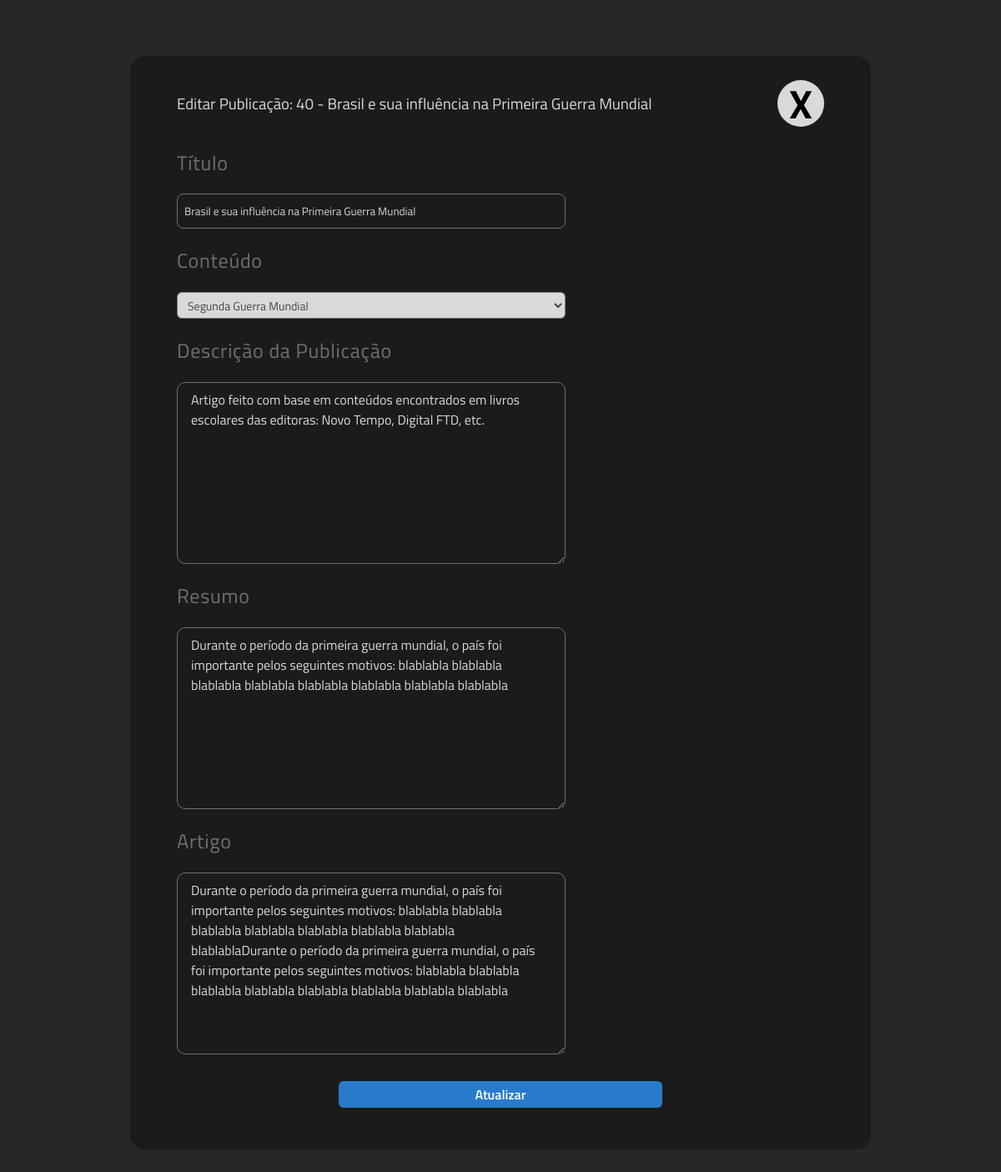
The app's page /pages/publicacoes/publicacoes_upd_scr.php?id=40 (signed in) with its own data.
### tables this page shows
CREATE TABLE `publicacoes` (
  `id` int(11) NOT NULL,
  `titulo` varchar(100) NOT NULL,
  `descricao` varchar(255) NOT NULL,
  `resumo` longtext NOT NULL,
  `artigo` longtext NOT NULL,
  `conteudo` int(11) NOT NULL,
  `usuario` int(11) NOT NULL,
  `datahora_publicacao` datetime NOT NULL
);

CREATE TABLE `conteudos` (
  `id` int(11) NOT NULL,
  `nome` varchar(80) NOT NULL,
  `materia` int(11) DEFAULT NULL
);

### pages/publicacoes/publicacoes_upd_scr.php (the view, shortened to what this page needs)
<?php
    if(!empty($_GET['id'])){
        include('../../database/conexao.php');
        $sqlPub = "SELECT * FROM publicacoes WHERE id =".ID_PUB;
        $resultPub = $mysqli->query($sqlPub);
        if($resultPub->num_rows == 1){
            $publicacao_data = mysqli_fetch_assoc($resultPub);
            $tituloPub = $publicacao_data['titulo'];
            $descricaoPub = $publicacao_data['descricao'];
            $conteudoPub = $publicacao_data['conteudo'];
            $resumoPub = $publicacao_data['resumo'];
            $artigoPub = $publicacao_data['artigo'];
            $sqlPubConteudo = "SELECT * FROM conteudos WHERE id =".$conteudoPub;
            $resultPubConteudo = $mysqli->query($sqlPubConteudo) or die(mysql_error());
        }
    } else{
        header("location: ../users/home.php");
    }
?>
<!DOCTYPE html>
<html>
    <head>
        <link rel="stylesheet" href="../../styles/publicar.css">
    </head>
    <body onload="formUpdPub.txtTitulo.focus();">
        <div class = "publish-box">
            <div class = "header-publish-box">
                <h3>Editar Publicação: <?php echo ID_PUB." - ".$tituloPub ?></h3>
                <a href="../users/home.php"> <img src = "../../assets/x.svg" alt = "Sair"> </a>
            </div>
            <form id="formUpdPub" name="formUpdPub" action='publicacoes_upd_prc.php' method='POST' onsubmit="return formUpdPubOnSubmit();">
                <h2> Título </h2>
                <input type="text" name="txtTitulo" id="txtTitulo" value="<?php echo $tituloPub;?>">
                <h2> Conteúdo </h2>
                <select name="cbxConteudo" id="cbxConteudo">
                    <option value="<?php echo $conteudoPub;?>" selected>
                        <?php
                            $conteudo = mysqli_fetch_array($resultPubConteudo);
                            echo $conteudo['nome'];
                        ?>
                    </option>
                </select>
                <h2> Descrição da Publicação </h2>
                <textarea name="txtDesc" id="txtDesc"><?php echo $descricaoPub?></textarea>
                <h2>Resumo</h2>
                <textarea name="txtResumo" id="txtResumo" ><?php echo $resumoPub; ?></textarea>
                <h2>Artigo</h2>
                <textarea name="txtArt" id="txtArt" ><?php echo $artigoPub; ?></textarea>
            </form>
            <button type="submit" name="updPub" id="updPub" form = "formUpdPub">Atualizar</button>
        </div>
    </body>
</html>

### styles/publicar.css (style rules this page uses)
:root { --background-color: #272727; --select-text-color: #454545; --strong-gray: #1B1B1B; --gray: #707070; --light-gray: #D9D9D9; --blue: #287BCA; }
body { background-color: var(--background-color); display: flex; justify-content: center; height: 90vh; }
.publish-box { box-sizing: border-box; display: flex; flex-direction: column; width: 75%; margin-top: 5%; border-radius: 18px; background-color: var(--strong-gray); padding: 24px 56px; overflow-y: scroll; }
form { display: flex; flex-direction: column; width: 60%; }
h2 { font-family: 'Titillium Web', sans-serif; font-weight: 400; color: var(--gray); letter-spacing: 0.03em; }
h3 { font-family: 'Titillium Web', sans-serif; font-weight: 400; color: var(--light-gray); }
select { font-family: 'Titillium Web', sans-serif; font-weight: 400; font-size: 14px; background-color: var(--light-gray); border-radius: 6px; color: var(--select-text-color); padding: 0 8px; height: 32px; }
textarea { font-family: 'Titillium Web', sans-serif; font-size: 16px; height: 200px; background-color: transparent; border-radius: 10px; color: var(--light-gray); border: 1px solid var(--gray); padding: 8px 16px; }
form > input { font-family: 'Titillium Web', sans-serif; font-weight: 400; color: var(--light-gray); background-color: transparent; border: 1px solid var(--gray); padding: 8px 8px; border-radius: 8px; height: 24px; }
button { font-family: 'Titillium Web', sans-serif; font-weight: 600; font-size: 1rem; width: 50%; padding: 4px 0; margin: 32px 0; color: white; border: none; background-color: var(--blue); border-radius: 6px; align-self: center; }
.header-publish-box { display: flex; justify-content: space-between; align-items: center; }
a { padding: 4px 4px; display: flex; width: 48px; height: 48px; background-color: var(--light-gray); border-radius: 50%; }

### records on screen
publicacoes: titulo "Brasil e sua influência na Primeira Guerra Mundial", txtTitulo "Brasil e sua influência na Primeira Guerra Mundial", txtDesc "Artigo feito com base em conteúdos encontrados em livros escolares das editoras: Novo Tempo, Digital FTD, etc.", txtResumo "Durante o período da primeira guerra mundial, o país foi importante pelos seguintes motivos: blablabla blablabla blablabla blablabla blablabla blablabla blablabla blablabla", txtArt "Durante o período da primeira guerra mundial, o país foi importante pelos seguintes motivos: blablabla blablabla blablabla blablabla blablabla blablabla blablabla blablablaDurante o período da primeira guerra mundial, o país foi importante pelos seguintes motivos: blablabla blablabla blablabla blablabla blablabla blablabla blablabla blablabla"
conteudos: cbxConteudo "Segunda Guerra Mundial"

### other values on screen
ID_PUB "40"
